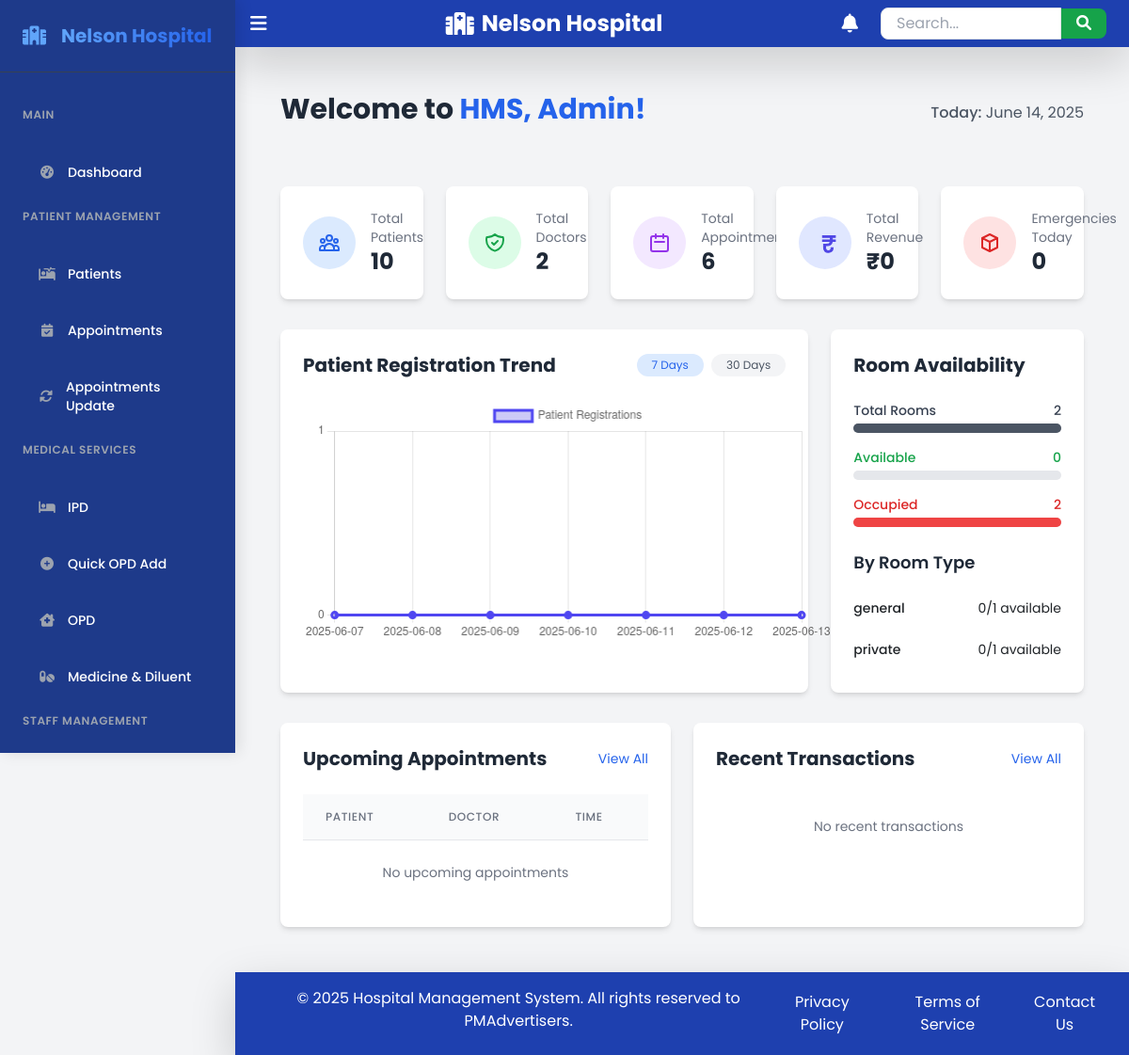
The app's page /staff/dashboard/ (signed in), older data.
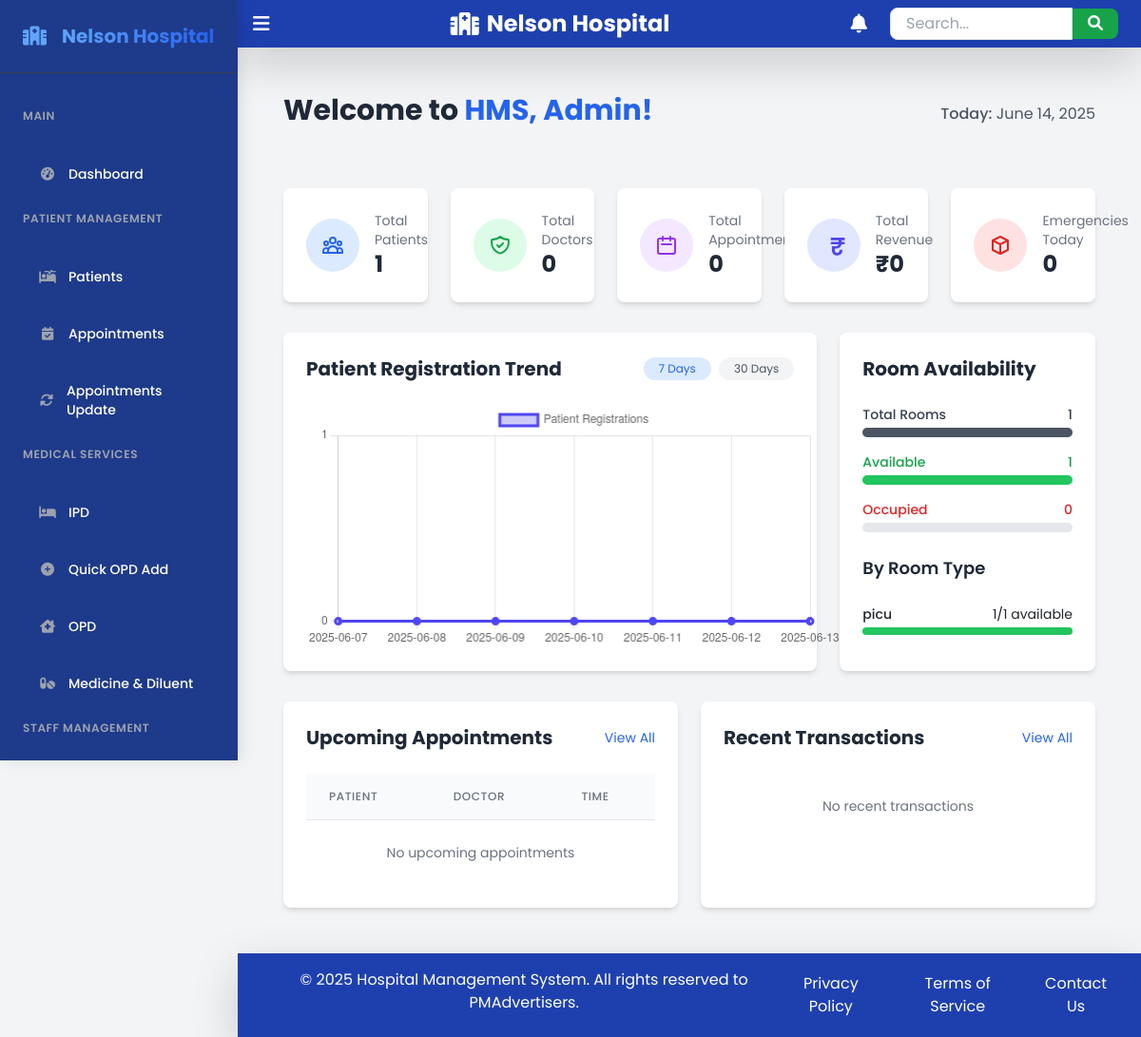
The same page, newer data.
### hms/models.py (models this page shows, shortened)
class Room(models.Model):
    ROOM_TYPES = [
    ('picu', 'PICU'),
    ('private', 'Private'),
    ('general', 'General Ward'),
    ('nicu', 'NICU'),
    ('icu', 'ICU'),
    ('emergency', 'Emergency Ward'),
    ('other', 'Other'),]
    room_number = models.CharField(max_length=10, unique=True)
    room_type = models.CharField(max_length=20, choices=ROOM_TYPES)
    is_available = models.BooleanField(default=True)
    total_beds = models.IntegerField(default=1,null=True)
    available_beds = models.IntegerField(default=1,null=True)
    bed_price_per_day = models.DecimalField(max_digits=10, decimal_places=2,null=True)
    occupied_beds = models.JSONField(default=list)  # Store occupied bed numbers in a list

### hms/views.py (the view)
# urls.py: path('staff/dashboard/', views.staff_dashboard, name='staff_dashboard'),
@login_required
@group_required('Staff')
def staff_dashboard(request):
    total_patients = Patient.objects.count()
    total_doctors = Doctor.objects.count()
    total_appointments = Appointment.objects.count()
    total_revenue = OPDBilling.objects.aggregate(total=Sum('total_amount'))['total'] or 0
    today = datetime.today()
    warning_period = today + timedelta(days=30)
    emergency_cases_today = EmergencyCase.objects.filter(admitted_on__date=today).count()
    upcoming_appointments = Appointment.objects.filter(date__gte=now()).order_by('date')
    last_week = today - timedelta(days=6)
    patient_trend = (
        Patient.objects.filter(created_at__date__gte=last_week)
        .annotate(date=TruncDate('created_at'))
        .values('date')
        .annotate(count=Count('id'))
        .order_by('date')
    )
    date_counts = {entry['date']: entry['count'] for entry in patient_trend}
    labels = []
    data = []
    days = 7
    end_date = timezone.now().date()
    start_date = end_date - timedelta(days=days-1)
    for day in range(days):
        current_date = start_date + timedelta(days=day)
        labels.append(current_date.strftime('%Y-%m-%d'))
        data.append(date_counts.get(current_date, 0))
    total_rooms = Room.objects.count()
    available_rooms_count = Room.objects.filter(is_available=True).count()  # Fixed
    booked_rooms = total_rooms - available_rooms_count  # Fixed
    room_type_data = {}
    room_type_counts = Room.objects.values('room_type').annotate(total=Count('id'))
    available_rooms = Room.objects.filter(is_available=True).values('room_type').annotate(available=Count('id'))
    for room in room_type_counts:
        total = room['total']
        available = next((r['available'] for r in available_rooms if r['room_type'] == room['room_type']), 0)
        percentage = (available / total) * 100 if total > 0 else 0
        room_type_data[room['room_type']] = {
                'total': total,
                'available': available,
                'percentage': round(percentage)
            }
    expiring_licenses = License.objects.filter(expiry_date__lte=warning_period, expiry_date__gte=today)
    expiring_assets = Asset.objects.filter(warranty_expiry__lte=warning_period, warranty_expiry__gte=today)
    due_maintenance = Maintenance.objects.filter(next_due_date__lte=warning_period, next_due_date__gte=today)
    recent_opd_bills = OPDBilling.objects.select_related('patient__user').order_by('-generated_date')[:5]
    recent_ipd_bills = IPDBilling.objects.select_related('patient__user').order_by('-generated_date')[:5]
    recent_billings = sorted(
        chain(recent_opd_bills, recent_ipd_bills),
        key=lambda b: b.generated_date,
        reverse=True
    )[:5]
    context = {
        'now': now(),
        'total_patients': total_patients,
        'total_doctors': total_doctors,
        'total_appointments': total_appointments,
        'total_revenue': total_revenue,
        'emergency_cases_today': emergency_cases_today,
        'upcoming_appointments': upcoming_appointments,
        'daily_patient_labels':  json.dumps(labels),
        'daily_patient_data':  json.dumps(data),
        'total_rooms': total_rooms,
        'available_rooms_count': available_rooms_count,  # Fixed
        'booked_rooms': booked_rooms,  # Fixed
        'room_type_data': room_type_data,  # Dictionary of room counts & available rooms by type
        'expiring_licenses': expiring_licenses,
        'expiring_assets': expiring_assets,
        'due_maintenance': due_maintenance,
        'recent_billings': recent_billings,
    }
    return render(request, 'hms/employee/dashboard.html',context)

### hms/views.py (called while the page is built)
def group_required(*group_names):
    def in_groups(user):
        return user.is_authenticated and (user.is_superuser or bool(user.groups.filter(name__in=group_names)))
    return user_passes_test(in_groups)

### hms/templates/hms/employee/dashboard.html (shortened to what the changed rows need)
{% extends 'hms/base.html' %}
{% load static %}
{% load tz %}
{% block content %}
<div class="container mx-auto p-6">
    <div class="flex flex-col md:flex-row justify-between items-start md:items-center mb-8">
        <h2 class="text-3xl font-bold text-gray-800">Welcome to <span class="text-blue-600">HMS, {{ user.username }}!</span></h2>
    </div>
    <div class="grid grid-cols-1 sm:grid-cols-2 md:grid-cols-3 lg:grid-cols-5 gap-6 mb-8">
        <div class="bg-white rounded-lg shadow-md p-6 hover:shadow-lg transition-shadow">
            <div class="flex items-center">
                <div>
                    <p class="text-gray-500 text-sm">Total Patients</p>
                    <p class="text-2xl font-bold text-gray-800">{{ total_patients }}</p>
                </div>
            </div>
        </div>
        <div class="bg-white rounded-lg shadow-md p-6 hover:shadow-lg transition-shadow">
            <div class="flex items-center">
                <div>
                    <p class="text-gray-500 text-sm">Total Doctors</p>
                    <p class="text-2xl font-bold text-gray-800">{{ total_doctors }}</p>
                </div>
            </div>
        </div>
        <div class="bg-white rounded-lg shadow-md p-6 hover:shadow-lg transition-shadow">
            <div class="flex items-center">
                <div>
                    <p class="text-gray-500 text-sm">Total Appointments</p>
                    <p class="text-2xl font-bold text-gray-800">{{ total_appointments }}</p>
                </div>
            </div>
        </div>
    </div>
    <div class="grid grid-cols-1 lg:grid-cols-3 gap-6 mb-8">
        <div class="bg-white p-6 rounded-lg shadow-md lg:col-span-2">
            <div class="flex justify-between items-center mb-6">
                <h2 class="text-xl font-bold text-gray-800">Patient Registration Trend</h2>
            </div>
        </div>
        <div class="bg-white p-6 rounded-lg shadow-md">
            <h2 class="text-xl font-bold text-gray-800 mb-6">Room Availability</h2>
            <div class="space-y-4">
                <div>
                    <div class="flex justify-between mb-1">
                        <span class="text-sm font-medium text-gray-700">Total Rooms</span>
                        <span class="text-sm font-medium text-gray-700">{{ total_rooms }}</span>
                    </div>
                </div>
                <div>
                    <div class="flex justify-between mb-1">
                        <span class="text-sm font-medium text-green-600">Available</span>
                        <span class="text-sm font-medium text-green-600">{{ available_rooms_count }}</span>
                    </div>
                    <div class="w-full bg-gray-200 rounded-full h-2.5">
                        <div class="bg-green-500 h-2.5 rounded-full" style="width: {% widthratio available_rooms_count total_rooms 100 %}%"></div>
                    </div>
                </div>
                <div>
                    <div class="flex justify-between mb-1">
                        <span class="text-sm font-medium text-red-600">Occupied</span>
                        <span class="text-sm font-medium text-red-600">{{ booked_rooms }}</span>
                    </div>
                    <div class="w-full bg-gray-200 rounded-full h-2.5">
                        <div class="bg-red-500 h-2.5 rounded-full" style="width: {% widthratio booked_rooms total_rooms 100 %}%"></div>
                    </div>
                </div>
            </div>
            <div class="space-y-3">
                {% for room_type, data in room_type_data.items %}
                <div>
                    <div class="flex justify-between text-sm mb-1">
                        <span class="font-medium">{{ room_type }}</span>
                        <span>{{ data.available }}/{{ data.total }} available</span>
                    </div>
                    <div class="h-2 rounded-full {% if data.percentage > 50 %}bg-green-500{% elif data.percentage > 25 %}bg-yellow-500{% else %}bg-red-500{% endif %}"
                    style="width: {{ data.percentage }}%"></div>
                </div>
                {% endfor %}
            </div>
        </div>
    </div>
    <div class="grid grid-cols-1 lg:grid-cols-2 gap-6">
        <div class="bg-white p-6 rounded-lg shadow-md">
            <div class="flex justify-between items-center mb-6">
                <h2 class="text-xl font-bold text-gray-800">Upcoming Appointments</h2>
            </div>
            <div class="overflow-x-auto">
                <table class="min-w-full divide-y divide-gray-200">
                    <thead class="bg-gray-50">
                        <tr>
                            <th scope="col" class="px-6 py-3 text-left text-xs font-medium text-gray-500 uppercase tracking-wider">Patient</th>
                            <th scope="col" class="px-6 py-3 text-left text-xs font-medium text-gray-500 uppercase tracking-wider">Doctor</th>
                            <th scope="col" class="px-6 py-3 text-left text-xs font-medium text-gray-500 uppercase tracking-wider">Time</th>
                        </tr>
                    </thead>
                </table>
            </div>
        </div>
        <div class="bg-white p-6 rounded-lg shadow-md">
            <div class="flex justify-between items-center mb-6">
                <h2 class="text-xl font-bold text-gray-800">Recent Transactions</h2>
            </div>
        </div>
    </div>
</div>
{% endblock %}

Row changes from the older to the newer data that the page shows:
removed Room: room_type "general", available "0", total "1"
removed Room: room_type "private", available "0", total "1"
added Room: room_type "picu", available "1", total "1", {{ data.percentage }} 100 (drawn)
Text that changed along with them:
{{ total_patients }}: "10" → "1"
{{ total_doctors }}: "2" → "0"
{{ total_appointments }}: "6" → "0"
{{ total_rooms }}: "2" → "1"
{{ available_rooms_count }}: "0" → "1"
{{ booked_rooms }}: "2" → "0"
